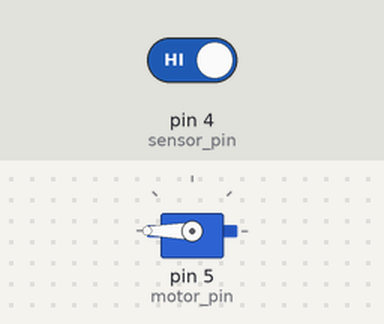
Recording of a sketch running on a simulated Arduino Uno, built with avr-gcc and run on an emulated ATmega328P. On the bench: servo. The test bench sets the inputs (shaded band); at power-on: pin 4 (sensor_pin) HIGH.

Above: at 1.2 s.
1.3 s: pin 4 (sensor_pin) driven LOW
At 2.5 s:
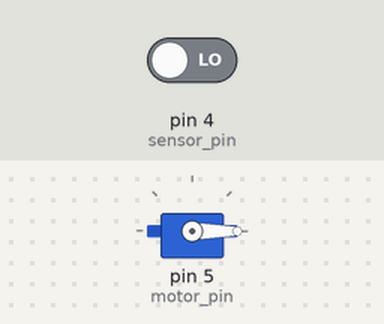
2.8 s: pin 4 (sensor_pin) driven HIGH
At 3.8 s:
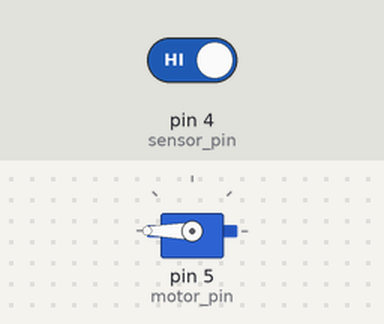
Timing chart, 0 to 5.8 s (numbered marks = the images above; inputs shaded):
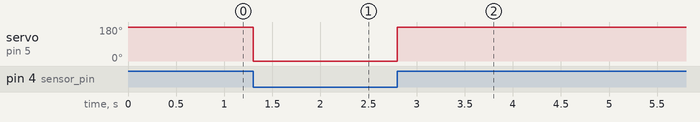

Measured:
- after the input at 1.3 s, servo on pin 5 (motor_pin): 180° → 0° at once
- after the input at 2.8 s, servo on pin 5 (motor_pin): 0° → 180° at once

The sketch:

code.ino
```cpp
#include <Servo.h>

Servo motor;

int sensor_pin = 4;
int motor_pin = 5;

void setup() {
    pinMode(sensor_pin,INPUT);
    motor.attach(motor_pin);
}

void loop() {
    int val = digitalRead(sensor_pin);
    if (val == 0) {
        motor.write(0);
    }
    if (val == 1) {
        motor.write(180);
    }
}
```
